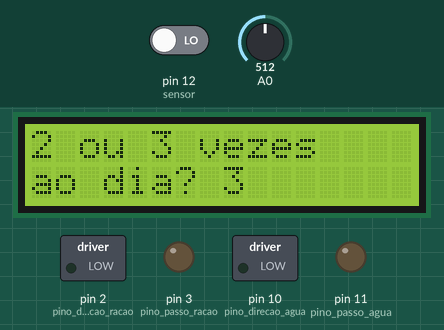
This sketch was run on a simulated Arduino Uno, built with avr-gcc and run on an emulated ATmega328P. Shown: 16×2 character LCD, switched loads named in the sketch (green lamp = pin HIGH), output pins drawn as LEDs (lit = HIGH). The test bench sets the inputs (shaded band); at power-on: A0 = 512, pin 12 (sensor) LOW.

Above: at 3.5 s.
4.3 s: A0 set to 582
6.1 s: A0 set to 606
At 7.6 s:
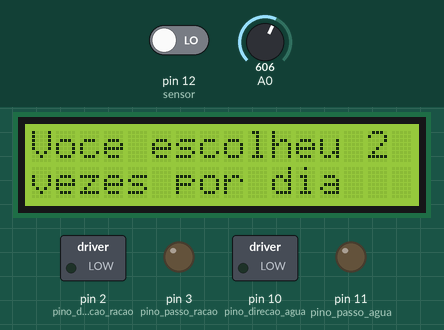
10.7 s: A0 set to 390
At 12.3 s:
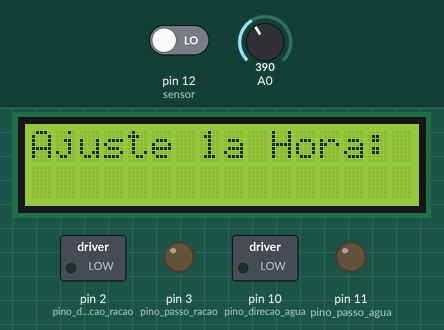
13.7 s: A0 set to 716
At 16.4 s:
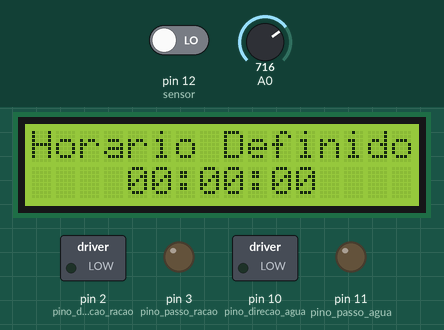
16.7 s: A0 set to 511
At 20.8 s:
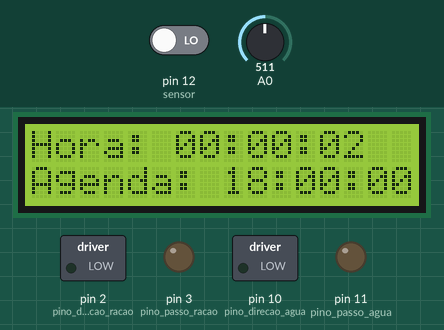
Timing chart, 0 to 25.5 s (numbered marks = the images above; inputs shaded):
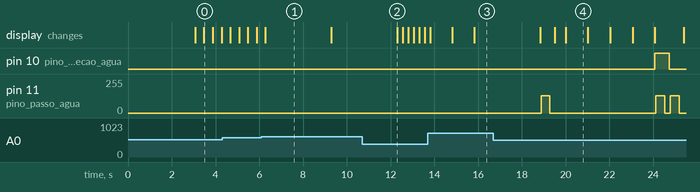

The sketch:

alimentador_novo.ino
```cpp
#include <LiquidCrystal.h>
LiquidCrystal lcd(8, 9, 4, 5, 6, 7); //Iniciação do LCD
int vezes=2, seg=0, min=0,hor=0, x=0, y=0, z=0, proxH=0, cont;
int r=0, seg_agua5=0;
int seg_agua=0;
int direcao=0;
int passos_motor = 1;
int Cursor=0;
int Linha=0;
int A=0;
int pino_passo_racao = 3, // Pino Passos motor ração
pino_direcao_racao = 2; // Pino Direção motor ração
int pino_passo_agua = 11, // Pino Passos motor água
pino_direcao_agua = 10; // Pino Direção motor água
int sensor = 12; // Pino Sensor de nível
int set[] = { hor, min, seg }; // Parâmetros relógio
int hora_racao[3]; // Vetor Horas para ração
int minuto_racao[3]; // Vetor Minutos para ração
int seg_racao[3]; // Vetor Segundos para Ração
int thisTime = 0; // Posição do Cursor
void setup()
{
 Serial.begin(9600);
 pinMode(pino_passo_racao, OUTPUT);
 pinMode(pino_direcao_racao, OUTPUT);
 pinMode(pino_passo_agua, OUTPUT);
 pinMode(pino_direcao_agua, OUTPUT);
 pinMode(sensor, INPUT);

inicializar(); // Mensagem para começo do programa
 numVEZES(); // Ajustar entre 2 ou 3 vezes ao dia
 tempo_racao(); // Ajustar os horários do funcionamento do motor da ração

}
void loop()
{
 if (x==0) {
// x==0 indica que o botão select ainda não foi pressionado para confirmação da hora
//atual, quando o usuário apertar select, x=1, nao realizando mais este passo.
 lcd.setCursor(0,0);
 lcd.print("Ajuste a hora");
 lcd.setCursor(0,1);
 lcd.print("atual:");
 Cursor=7;
 Linha=1;
 ajusteRELOGIO();
// Função que reconhece qual botão foi pressionado para o ajuste do relogio
 //piscar();
// Pisca os digitos onde o cursor está selecionado
 }
 else{
 while (z==0) {
 lcd.clear();
 lcd.setCursor(0,0);
 lcd.print("Horario Definido");
// Mensagem de confirmação da escolha da hora
 Cursor=4;
 Linha=1;
 mostraRELOGIO();
// Mostra o relógio no LCD
 delay(3000);
 z++;
 lcd.clear();
 }
 lcd.setCursor(0,0);
 lcd.print("Hora: ");
 Cursor=6;
 Linha=0;
 relogioFINAL(); // Função para o funcionamento do relógio
 mostraRELOGIO(); // Mostra o relógio digital no LCD
 serve_racao();
// Compara a hora atual com a hora agendada, se for igual, motor ração é ligado
 serve_agua();
// Faz a leitura do sensor de nível, se for baixo liga motor da água
 proxHORA(); // Mostra os horários da agenda
 }
}
//Inicializar//
void inicializar() {
 lcd.begin(16, 2);
 //
 lcd.setCursor(0,0); //
 lcd.print("Alimentador para"); // Mensagem de Inicialização do Equipamento
 lcd.setCursor(4,1); //
 lcd.print("Animais"); //
 delay(3000);
 lcd.clear();
}
//Inicializar//
//tempo_racao//
void tempo_racao() {
// Função responsável por receber os horários para serem armazenados na agenda

 lcd.setCursor(0,0);
 lcd.print("Defina o Horario");
 lcd.setCursor(0,1);
 lcd.print("da Racao:");
 delay(3000);
 lcd.clear();
 Cursor=4;
 Linha=1;
 while (x==0) {
 lcd.setCursor(0,0);
 lcd.print("Ajuste 1a Hora:");
 Cursor=4;
 Linha=1;
 limite();
// Limite do relogio (60 seg, 60 min, 24 horas)
 ajusteRELOGIO();
// Função que reconhece qual botão foi pressionado para o ajuste do relógio
 piscar();
// Pisca os dígitos onde o cursor está selecionado
 hora_racao[0]= set[0]; // Define a 1ª hora da agenda
 minuto_racao[0]= set[1]; // Define o 1º Minuto da agenda
 seg_racao[0]= set[2]; // Define o 1º Segundo da agenda
 }
 x=0;
 thisTime=0;
 delay(1000);
 while (x==0) {
 lcd.setCursor(0,0);
 lcd.print("Ajuste 2a Hora:");
 Cursor=4;
 Linha=1;
 limite(); // Limite do relógio
 ajusteRELOGIO();
// Função que reconhece qual botão foi pressionado para o ajuste do relógio
 piscar();
// Pisca os dígitos onde o cursor está selecionado
 hora_racao[1]= set[0]; // Define a 2ª hora da agenda
 minuto_racao[1]= set[1]; // Define o 2º Minuto da agenda
 seg_racao[1]= set[2]; // Define o 2º Segundo da agenda
 }
 x=0;
 thisTime=0;
 delay(1000);
 if (vezes==3){
 while (x==0) {
 lcd.setCursor(0,0);
 lcd.print("Ajuste 3a Hora:");
 Cursor=4;
 Linha=1;
 limite(); // Limite do relógio
 ajusteRELOGIO();
// Função que reconhece qual botão foi pressionado para o ajuste do relógio
 piscar();
// Pisca os dígitos onde o cursor está selecionado
 hora_racao[2]= set[0]; // Define a 3ª hora da agenda
 minuto_racao[2]= set[1]; // Define o 3º Minuto da agenda
 seg_racao[2]= set[2]; // Define o 3º Segundo da agenda
 }
 x=0;
 thisTime=0;
 delay(1000);
 }
 zera_relogio();
 lcd.clear();
}

//tempo_racao//
//serve_racao//
void serve_racao() {
// Função que compara o horário real com os horários da agenda. Caso iguais, liga
//motor de ração
 if (set[0] == hora_racao[0] && set[1] == minuto_racao[0] && seg_racao[0] == set[2])
{
 for (int p=0 ; p<6; p++){
 motor_racao();}
// Liga motor ração

 }
 if (set[0] == hora_racao[1] && set[1] == minuto_racao[1] && seg_racao[1] == set[2]
){
 for (int p=0 ; p<6; p++){
 motor_racao();}
// Liga motor ração
 }
 if (vezes==3){
 if (set[0] == hora_racao[2] && set[1] == minuto_racao[2] && seg_racao[2] ==
set[2]){
 for (int p=0 ; p<6; p++){
 motor_racao();}
// Liga motor ração
 }}}
//serve racao//
//serve agua//
void serve_agua() {
// Função que faz a leitura do sensor de nível caso o nível esteja baixo, liga motor
//de água.
 if(A==0){

 if (digitalRead (sensor)==LOW){ // Leitura digital do sensor
 A=1;
 seg_agua = set[2];
 if (seg_agua >= 55) {
 seg_agua5 = (5 - (60 - seg_agua));
 }
 if (seg_agua < 50){
 seg_agua5 = (seg_agua + 5);
 }

 // Compensação caso os segundos estejam acima de 55 segundos, para não ocorrer erro.
 for (int p=0 ; p<2; p++){
 direcao=0;
 motor_agua(); // Liga motor água
 }
 r=1;
 }}
 if (r==1){
 if (set[2] == seg_agua5){
// Após 5 segundos faz motor fechar o dispositivo
 for (int p=0 ; p<2; p++){
 direcao=1;
 motor_agua();
 A=0;
 }}}
}
//serve agua//
//Contador relogio Final//
void relogioFINAL() {
//Função do contador dos segundos do relógio

 static unsigned long ult_tempo = 0;
 int tempo = millis();
 if(tempo - ult_tempo >= 1000) {
 ult_tempo = tempo;
 set[2]++;
 }
 limite();
}
//Contador Relogio Final//
//Limite//
void limite() {
// Função para definição do limite do relógio digital (60seg, 60min, 24hor)
 if(set[2]>=60) { // Limite superior de 60 segundos
 set[2] = 0;
 set[1]++;
 }
 if(set[1]>=60) { // Limite superior de 60 minutos
 set[1] = 0;
 set[0]++;
 }

 if(set[0]>=24) { // Limite superior de 24 horas
 set[0]=0;
 set[1]=0;
 }
 if(set[2]<0) { // Limite inferior de 0 segundo
 set[2]=59;
 set[1]--;
 }
 if(set[1]<0) { // Limite inferior de 0 minuto
 set[1]=59;
 set[0]--;
 }
 if(set[0]<0) { // Limite inferior de 0 hora
 set[0]=23;
 }
}
//Limite//
//zera_relogio//
void zera_relogio(){
// Zera o relógio para inserir próximo horário na agenda
 set[0]=0;
 set[1]=0;
 set[2]=0;
}
//zera_relogio//
//Função Ajuste RELOGIO//
void ajusteRELOGIO() {
 int botao;
 botao = analogRead (0); // Leitura do pino de entrada analógico
 if (botao < 50) { // botão DIREITA
 thisTime++;
 delay (400);
 }
 else if (botao < 200) { // botão CIMA
 set[thisTime]++;
 if (thisTime==2) {
 delay(130); // Delay curso para segundos
 }
 else delay (250);
// Delay longo para minutos e segundos para aumentar mais lentamente
 }

 else if (botao < 400) { // botão BAIXO
 set[thisTime]--;
 if (thisTime==2) {
 delay(130);
 }
 else delay (250);
 }
 else if (botao < 600) { // botão ESQUERDA
 thisTime--;
 delay (400);
 }
 else if (botao <800) { // botão SELECT
 x++;
 }
 if (thisTime >2 ) { // Limite do cursor
 thisTime = 0;
 }
 if(thisTime <0 ) { // Limite do cursor
 thisTime = 2;
 }
 limite();
}
//Função Ajuste RELOGIO//
//Função Mostra RELOGIO//
void mostraRELOGIO() {
//Função que mostra o relógio digital no formato HH:MM:SS
 if (set[0] < 10) {
 lcd.setCursor(Cursor,Linha);
 lcd.print("0");
 lcd.print (set[0]); // HORA
 }
 else {
 lcd.setCursor(Cursor,Linha);
 lcd.print (set[0]);
 }
 lcd.print (":");
//---
 if (set[1] < 10) {
 lcd.print("0");
 lcd.print (set[1]); // MINUTO
 }

 else {
 lcd.print (set[1]);
 }
 lcd.print (":");
//---
 if (set[2] < 10) {
 lcd.print("0");
 lcd.print (set[2]); // SEGUNDO
 }
 else {
 lcd.print (set[2]);
 }}
//Função Mostra RELOGIO//
//Piscar//
void piscar() {
// Função para piscar os dígitos selecionados pelo cursor
 static unsigned long ult_temp1 = 0;
 int temp1 = millis();
 static unsigned long ult_temp2 = 0;
 int temp2 = millis();
 if(temp1 - ult_temp1 >= 200) {
 ult_temp1 = temp1;
 if (thisTime==0){
 lcd.setCursor(Cursor, Linha);
 lcd.print(" ");
 }
 else if (thisTime==1){
 lcd.setCursor(Cursor+3, Linha);
 lcd.print(" ");
 }
 else if (thisTime==2){
 lcd.setCursor(Cursor+6, Linha);
 lcd.print(" ");
 }
 if(temp2 - ult_temp2 >= 400) {
 ult_temp2 = temp2;
 mostraRELOGIO();
 }}}
//Piscar//
//MOTOR_RACAO//

void motor_racao() { // Função para ligar o motor da ração
 int p=0;
 for (int p=0 ; p < 400; p++){
 digitalWrite(pino_direcao_racao, 0);
 digitalWrite(pino_passo_racao, 1);
 delay(1);
 digitalWrite(pino_passo_racao, 0);
 delay(1);}
}
//MOTOR_RACAO//
//MOTOR_AGUA//
void motor_agua() { // Função para ligar o motor de água

 for (int q=0 ; q < 100; q++){
 digitalWrite(pino_direcao_agua, direcao);
 digitalWrite(pino_passo_agua, 1);
 delay(1);
 digitalWrite(pino_passo_agua, 0);
 delay(1);}
 r=0;
}
//MOTOR_AGUA//
//setVEZES//
void setVEZES() { // Função para definir entre 2 ou 3 vezes ao dia
 int botao;
 botao = analogRead (0); // Leitura do pino de entrada analógico
 if (botao < 50) { // botão DIREITA
 vezes++;
 delay(400);
 }
 else if (botao < 200) { // botão CIMA
 vezes++;
 delay (400);
 }
 else if (botao < 400) { // botão BAIXO
 vezes--;
 delay(400);
 }

 else if (botao < 600) { // botão ESQUERDA
 vezes--;
 delay(400);
 }
 else if (botao <800) { // botão SELECT
 x++;
 }
 if (vezes > 3 ) { // limite do número de vezes
 vezes = 2;
 }
 if(vezes < 2 ) { // limite do número de vezes
 vezes = 3;
 }}
//setVEZES//
//numVEZES//
void numVEZES() { // Função para piscar e confirmar número de vezes ao dia
 lcd.setCursor(0,0);
 lcd.print("2 ou 3 vezes");
 lcd.setCursor(0,1);
 lcd.print("ao dia?"); // Mensagem perguntando se 2 ou 3 vezes ao dia
 while (x==0) {
 static unsigned long ult_temp1 = 0;
 int temp1 = millis();
 static unsigned long ult_temp2 = 0;
 int temp2 = millis();
 setVEZES();
 if(temp1 - ult_temp1 >= 200) {
 ult_temp1 = temp1;
 lcd.setCursor(8 , 1);
 lcd.print(" "); // pisca cursor
 if(temp2 - ult_temp2 >= 400) {
 ult_temp2 = temp2;
 lcd.setCursor(8,1);
 lcd.print(vezes);
 }
 }
 }
 lcd.clear();
 lcd.setCursor(0,0);
 lcd.print("Voce escolheu ");
 lcd.print(vezes);
 lcd.setCursor(0,1);
 lcd.print("vezes por dia"); // Mensagem de confirmação da escolha
 delay(3000);
 x=0;
 lcd.clear();
}
//numVEZES//
//proxHORA//
void proxHORA(){ // Função para mostrar horários agendados
 int botao;
 botao = analogRead (0);
 if (botao < 50) { // botão DIREITA
 proxH++;
 delay(250);
 }
 else if (botao < 200) { // botão CIMA
 }
 else if (botao < 400) { // botão BAIXO
 }
 else if (botao < 600) { // botão ESQUERDA
 proxH--;
 if (proxH==0)
 proxH--;
 delay(250);
 }
 else if (botao <800) { // botão SELECT
 }
 if (proxH != 0) {
 if (proxH > vezes ) {
 proxH = 1;
 }
 if(proxH < 1 ) {
 proxH = vezes;
 }
 if (cont != set[2]) {
 cont = set[2];
 y++;
 }

 if (y>0 && y<=15){ // mostrar por 15 segundos
 lcd.setCursor(0,1);
 lcd.print("Agenda: ");
 if(hora_racao[(proxH-1)]>=10){
 lcd.print(hora_racao[(proxH-1)]);
 }
 else{
 lcd.print("0");
 lcd.print(hora_racao[(proxH-1)]);
 }
 lcd.print(":");
 if(minuto_racao[(proxH-1)]>=10){
 lcd.print(minuto_racao[(proxH-1)]);
 }
 else{
 lcd.print("0");
 lcd.print(minuto_racao[(proxH-1)]);
 }
 lcd.print(":");
 if(seg_racao[(proxH-1)]>=10){
 lcd.print(seg_racao[(proxH-1)]);
 }
 else {
 lcd.print("0");
 lcd.print(seg_racao[(proxH-1)]);
 }}
 if (y>15){
 y=0;
 proxH=0;
 lcd.clear();
 }}}
 //proxHORA-//
```

Measured:
- the behaviour switches between 599 and 600 on A0 (found by bisection; images 0 and 1)
- after the input at 6.1 s, the display: changes after 0.18 s (image 1)
- after the input at 16.7 s, the display: first differs from a run without the input after 2.8 s (image 4 shows a later state)
- what the display in image 0 shows lasts 0.4 s, from 3.5 s to 3.9 s
- what the display in image 1 shows lasts 3.0 s, from 6.3 s to 9.3 s
- what the display in image 4 shows lasts 1.0 s, from 20.0 s to 21.0 s
